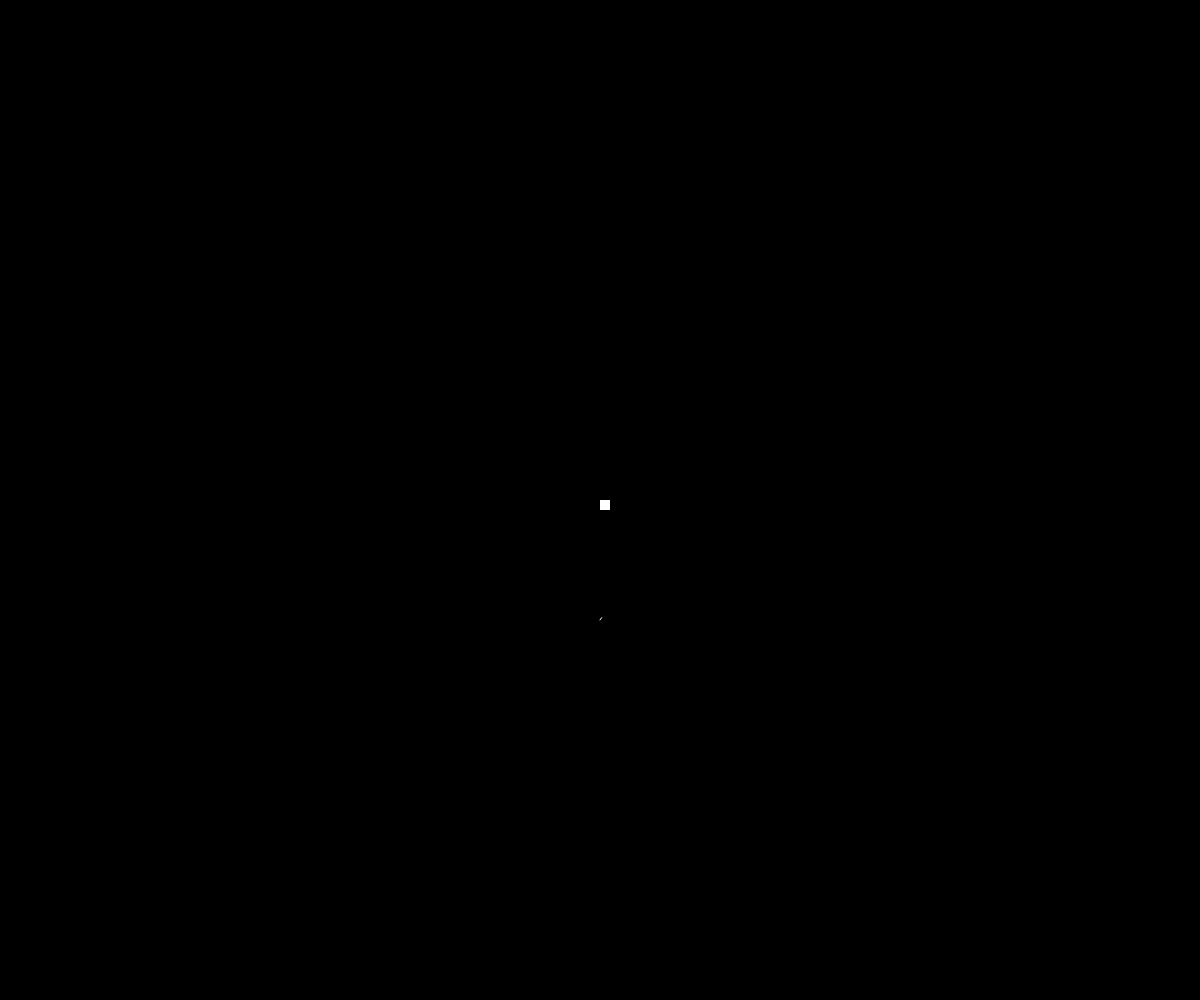
Frame 1 (no input)
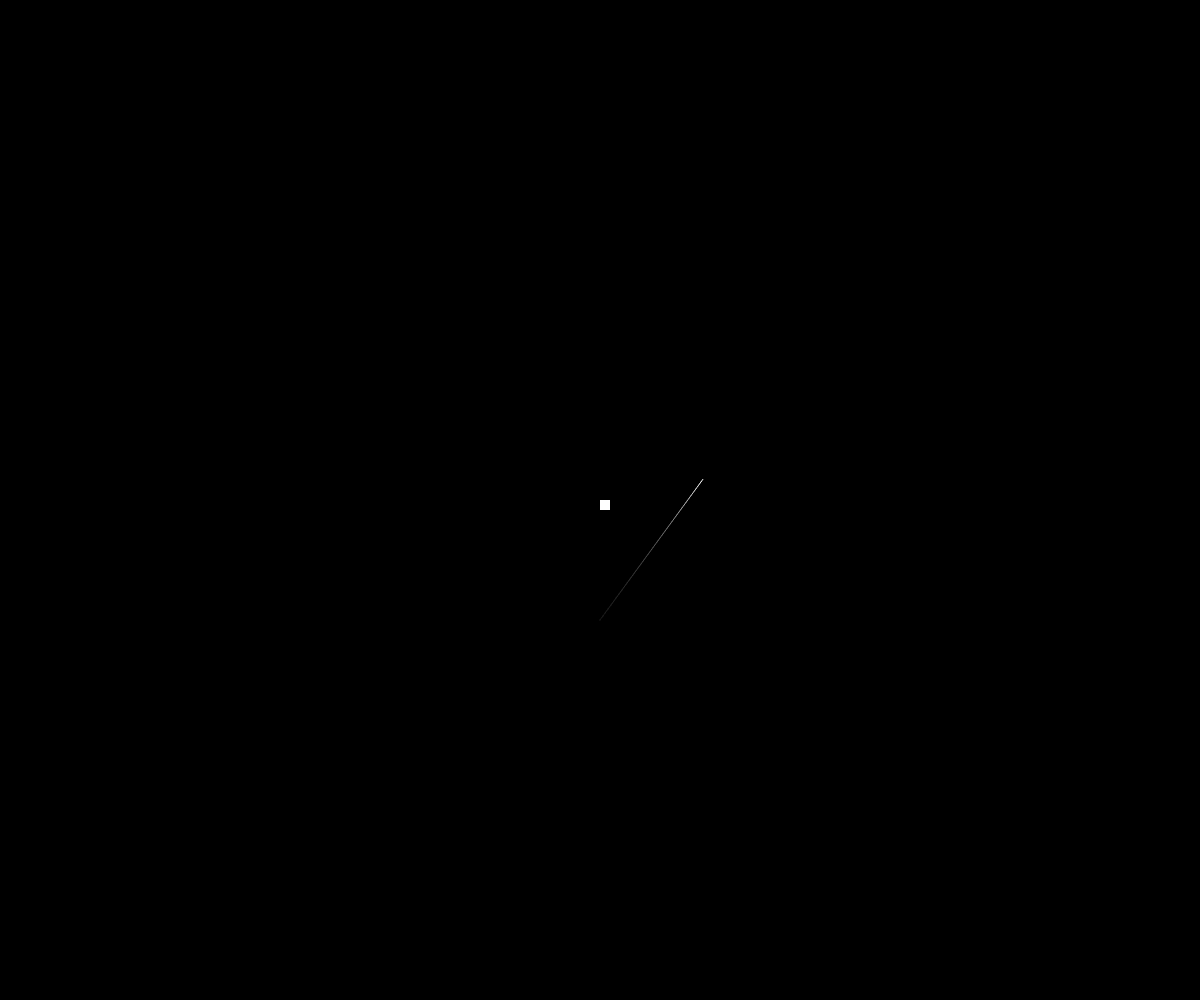
Frame 60 (no input)
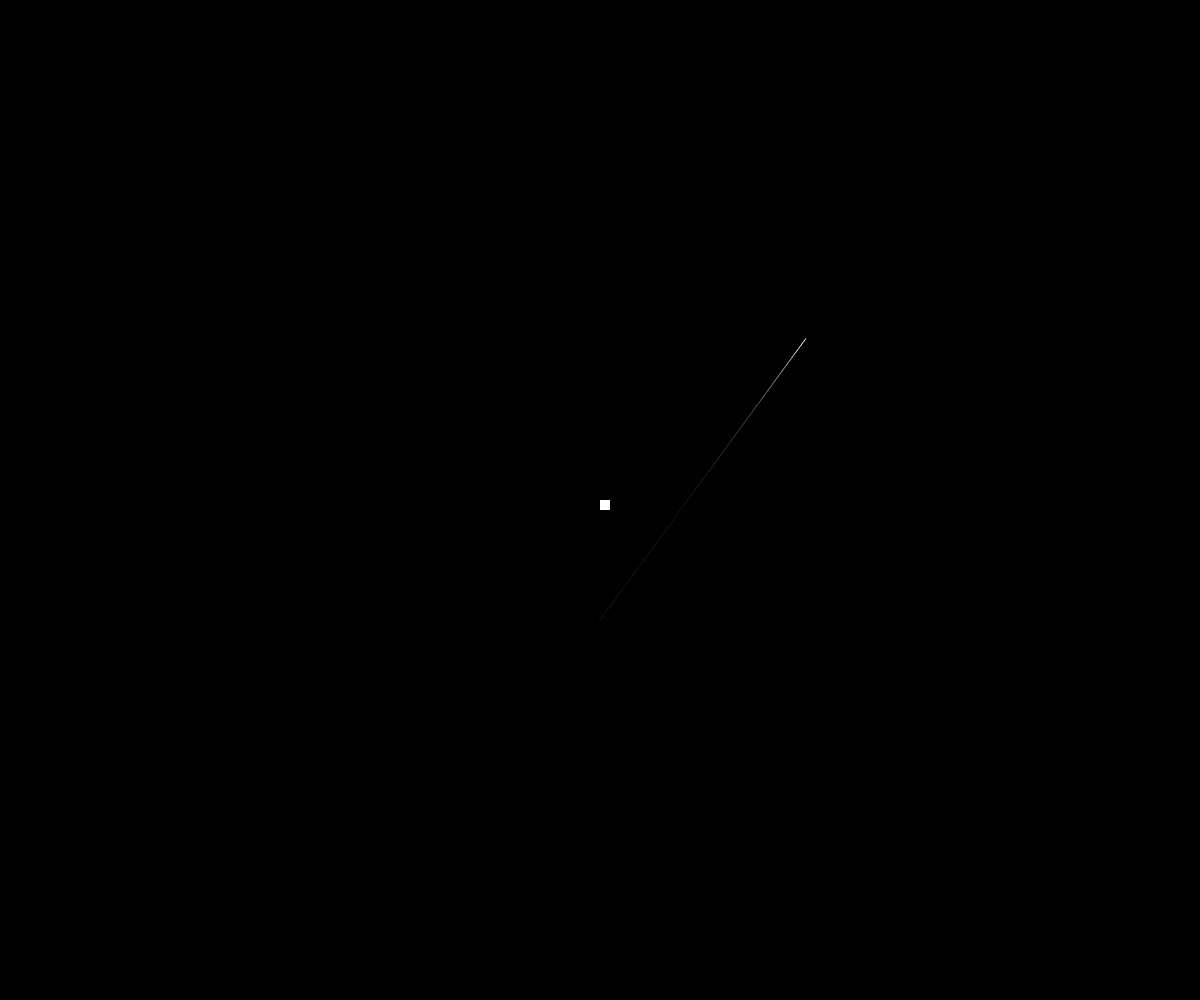
Frame 120 (the mouse pressed at the canvas centre since frame 60)

The p5.js sketch that drew these frames (run headless with seeded random() and noise() and a simulated clock; from frame 60 on, the mouse is pressed at the canvas centre):

// p5.js sketch
// ── sketch.js
/* Mimi Yin, NYU-ITP
Random pathways with controls.

- mouseX controls range (speed) of motion
- mouseY controls interval (how often there is a random change in direction)

When mouse is pressed:
- mouse position relative to center controls direction and extent of drift
When key is pressed:
- mouseY controls yscl (verticality)

*/

// Store x,y coordinates of current location
let x, y;
// Store x,y coordinates of previous location
let px, py;
// Store current xspeed and yspeed
let xspeed, yspeed;

// # of frames to wait before changing direction.
let interval;
// Range of random, relative range of vertical random
let range, yscl;
// How much to shift right/left, up/down
let xshift, yshift;

function setup() {
  createCanvas(windowWidth, windowHeight);
  x = width / 2;
  y = (height / 2) + 120;
  px = x;
  py = y;

  xspeed = 0;
  yspeed = 0;

  interval = 1;
  range = 4;
  yscl = 1;
  xshift = 1;
  yshift = 1;

  background(0);
  noStroke();
}

function draw() {

  // Draw very transparent background every frame
  // to create fade-out effect
  background(0, 10);

  //Change direction
  if (frameCount % interval == 0) {
    xspeed = random(-range, range * xshift); //shift median to go right/left
    yspeed = random(-range * yscl, range * yscl * yshift); // shift median to go up/down
  }

  // Move
  x += xspeed;
  y += yspeed;

  // Draw a line from the previous loc to this loc
  stroke(255);
  line(px, py, x, y);

  // Remember current location for next frame
  px = x;
  py = y;

  // Wrap around screen
  if (x < 0 || x > width || y < 0 || y > height) {
    if (x < 0) x = width;
    else if (x > width) x = 0;
    if (y < 0) y = height;
    else if (y > height) y = 0;

    // Don't draw line when wrapping around
    px = x;
    py = y;
  }

  // Draw a landmark in the center
  fill(255);
  noStroke();
  rect(width / 2, height / 2, 10, 10);

  // Controls
  if (keyIsPressed) {
    // mouseY controls yscl (verticality)
    yscl = mouseY / height;
  }
  // Mouse position relative to center sets directional drift
  else if (mouseIsPressed) {
    // Horizontal shift
    xshift = mouseX / (width / 2);
    // Vertical shift
    yshift = mouseY / (height / 2);
  }
  else {
    // mouseX controls range (speed)
    range = 100 * mouseX / width;
    // mouseY controls interval (frequency of change)
    interval = int(120*mouseY/height);
  }
}
